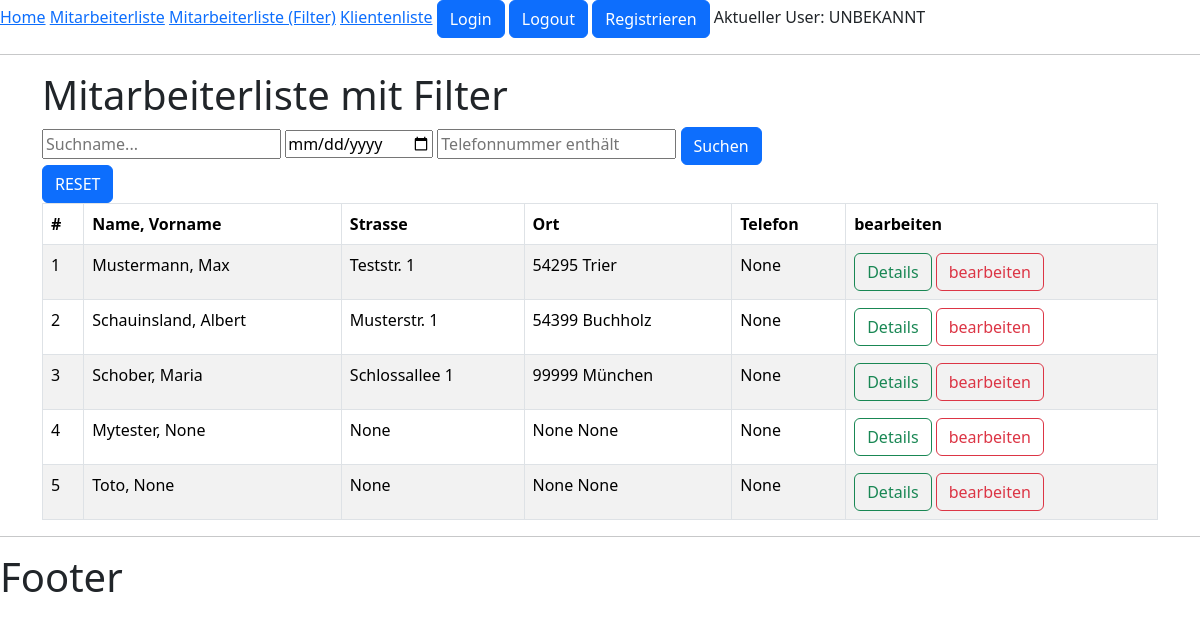
The page /mitarbeiter/liste/filter/ on the database its author committed.
### mitarbeiter/models.py (models this page shows, shortened)
class Mitarbeiter(models.Model):
    benutzer = models.OneToOneField(User, on_delete=models.CASCADE, null=True, blank=True)
    name = models.CharField(max_length=100, null=True)
    vorname = models.CharField(max_length=100, null=True)
    strasse = models.CharField(max_length=100, null=True)
    plz = models.CharField(max_length=100, null=True)
    ort = models.CharField(max_length=100, null=True)
    geburtsdatum = models.DateField(null=True, blank=True)
    einstellungsdatum = models.DateField(null=True, blank=True)
    telefonnummer = models.CharField(max_length=100, null=True)

### mitarbeiter/views.py (the view)
# urls.py: path('mitarbeiter/liste/filter/', mitarbeiter_list_filter, name='mitarbeiter_list_filter'),
def mitarbeiter_list_filter(request):
        mitarbeiter_filter = MitarbeiterFilter(
            request.GET,
            queryset=Mitarbeiter.objects.all()
        )
        ctx = {"mitarbeiterinnen": mitarbeiter_filter.qs,
            "mitarbeiter_filter": mitarbeiter_filter}
        return render(request, "mitarbeiter_list_filter.html", ctx)

### mitarbeiter/templates/mitarbeiter_list_filter.html (shortened to what this page needs)
{% extends "index.html" %}
{% block content %}
    <h1>Mitarbeiterliste mit Filter</h1>
    <div>
        <form method="GET" action="">
            <input type="text" name="name" placeholder="Suchname...">
            <input type=date name="einstellungsdatum" placeholder="ab Einstellungsdatum">
            <input type=telefonnummer name="telefonnummer" placeholder="Telefonnummer enthält">
            <button type="submit" class="btn btn-primary">Suchen</button>
        </form>
        <a href="{% url 'mitarbeiter_list_filter' %}" class="btn btn-primary">RESET</a>
    </div>
    <table class="table table-striped table-bordered table-hover">
        <thead>
            <tr><th>#</th>
                <th>Name, Vorname</th>
                <th>Strasse</th>
                <th>Ort</th>
                <th>Telefon</th>
                <th>bearbeiten</th>
            </tr>
        </thead>
        <tbody>
            {% for mitarbeiter in mitarbeiterinnen %}
            <tr>
                <td>{{ mitarbeiter.id }}</td>
                <td>{{ mitarbeiter.name }}, {{ mitarbeiter.vorname }}</td>
                <td>{{ mitarbeiter.strasse }}</td>
                <td>{{ mitarbeiter.plz }} {{ mitarbeiter.ort }}</td>
                <td>{{ mitarbeiter.telefonnummer }}</td>
                <td>
                    <a href="/mitarbeiter/detail/{{mitarbeiter.id}}" class="btn btn-outline-success">
                        Details
                    </a>
                    <a href="" class="btn btn-outline-danger">
                        bearbeiten
                    </a>
                </td>
            </tr>
            {% endfor %}
        </tbody>
    </table>
{% endblock content %}

### rows shown on the page
Mitarbeiter: id "1", name "Mustermann", vorname "Max", strasse "Teststr. 1", plz "54295", ort "Trier", telefonnummer "None"
Mitarbeiter: id "2", name "Schauinsland", vorname "Albert", strasse "Musterstr. 1", plz "54399", ort "Buchholz", telefonnummer "None"
Mitarbeiter: id "3", name "Schober", vorname "Maria", strasse "Schlossallee 1", plz "99999", ort "München", telefonnummer "None"
Mitarbeiter: id "4", name "Mytester", vorname "None", strasse "None", plz "None", ort "None", telefonnummer "None"
Mitarbeiter: id "5", name "Toto", vorname "None", strasse "None", plz "None", ort "None", telefonnummer "None"
